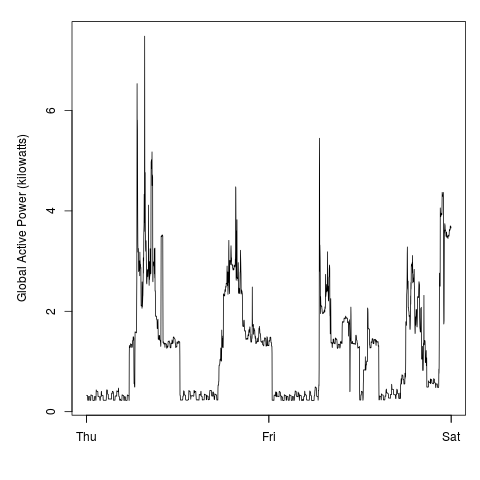

R code for this plot:
# Script used to plot into a png file, named 'plot2.png' the Plot 2
# described at the project 1 assignment, for Exploratory Data Analysis Course.

source('run_plot.R');

# Load Data
data <- loadData();

# Perform a plot at the PNG file 'plot2.png'
png("plot2.png");
runPlot2(data); 
dev.off();